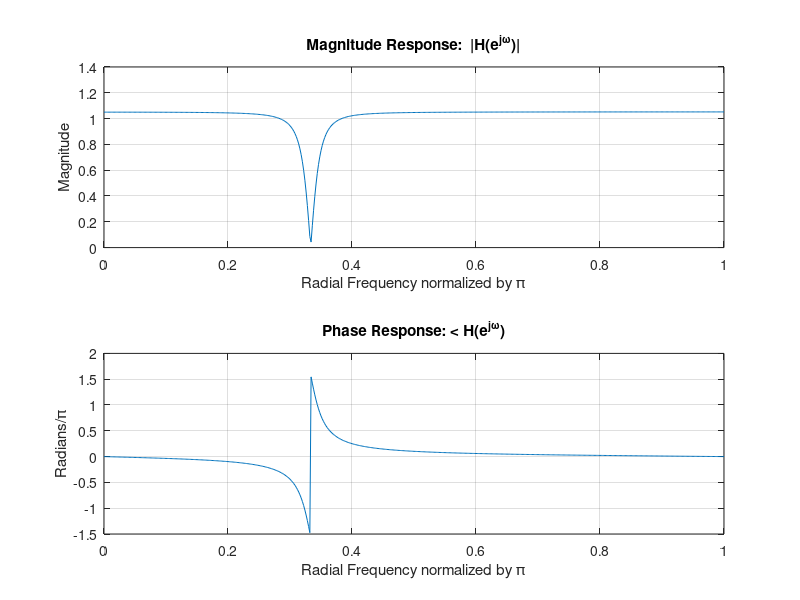

MATLAB code to generate this figure:
% Ryan Newport
% Module 3 Assignment
% Problem 3.4
% EN.525.627.82.SU18
% 06/19/2018
clc;clear;close all;

% define coefficient vectors for Frequency Response
m = 0:2; l = m;
b = [1 -1 1];
a = [1 -0.95 0.9025];

% define digital frequency vector
K = 500; k = 0:K;
w = pi*k/K;

% calculate H
num = b * exp(-1j*m.'*w);
den = a * exp(-1j*l.'*w);
H = num ./ den;

figure; subplot(211);
plot(w/pi,abs(H)); grid on;
title('Magnitude Response:  |H(e^{j\omega})|')
xlabel('Radial Frequency normalized by \pi');
ylabel('Magnitude')

subplot(212);
plot(w/pi,angle(H)); grid on;
title('Phase Response: < H(e^{j\omega})')
xlabel('Radial Frequency normalized by \pi');
ylabel('Radians/\pi')

% % check
% H_check = freqz(b,a,1000);
% figure; subplot(211); plot(abs(H_check),'r')
% subplot(212); plot(angle(H_check),'r')